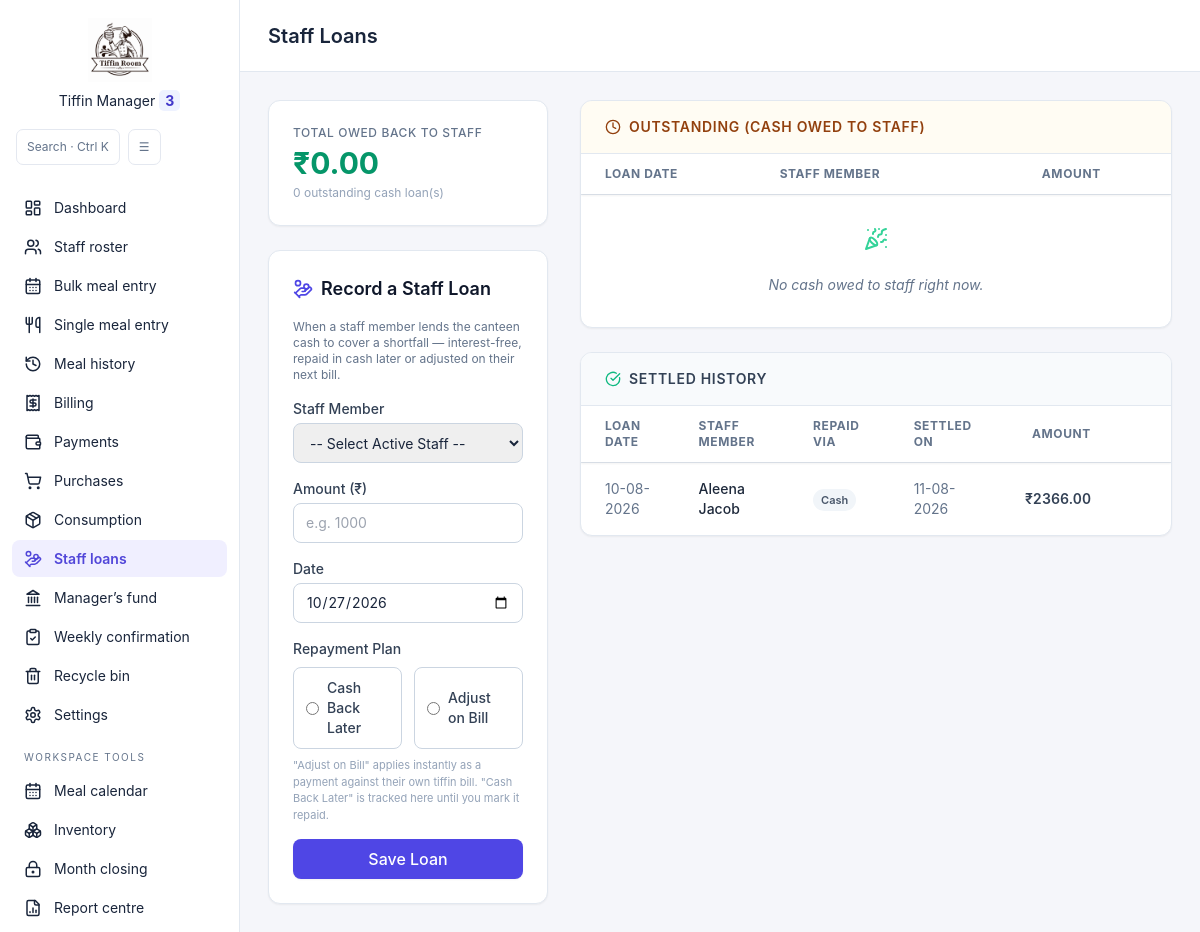
/staff-loans, run on the app's committed database.
### tables this page shows
CREATE TABLE "Staff_Loans_Raw" (
        loan_id INTEGER PRIMARY KEY AUTOINCREMENT,
        employee_id INTEGER,
        amount REAL,
        loan_date TEXT,
        repay_method TEXT,
        status TEXT DEFAULT 'outstanding',
        settled_date TEXT,
        linked_payment_id INTEGER
    , is_deleted INTEGER DEFAULT 0, deleted_at TEXT);

CREATE TABLE Employees (employee_id INTEGER PRIMARY KEY AUTOINCREMENT, name TEXT NOT NULL, department TEXT, is_active INTEGER DEFAULT 1, opening_balance REAL DEFAULT 0.0);

### app.py (the view, shortened to what this page needs)
@app.route("/staff-loans", methods=["GET", "POST"])
def staff_loans():
    success = request.args.get("success") == "1"
    conn = connect_db()
    cursor = conn.cursor()
    cursor.execute("SELECT employee_id, name FROM Employees WHERE is_active = 1 ORDER BY name ASC")
    employees = cursor.fetchall()
    cursor.execute("""
        SELECT sl.loan_id, e.name, sl.amount, sl.loan_date, sl.repay_method
        FROM Staff_Loans sl JOIN Employees e ON sl.employee_id = e.employee_id
        WHERE sl.status = 'outstanding'
        ORDER BY sl.loan_date ASC
    """)
    outstanding_loans = cursor.fetchall()
    cursor.execute("""
        SELECT sl.loan_id, e.name, sl.amount, sl.loan_date, sl.repay_method, sl.settled_date
        FROM Staff_Loans sl JOIN Employees e ON sl.employee_id = e.employee_id
        WHERE sl.status = 'settled'
        ORDER BY sl.settled_date DESC, sl.loan_id DESC
        LIMIT 50
    """)
    settled_loans = cursor.fetchall()
    total_outstanding_loans = sum(r[2] for r in outstanding_loans)
    outstanding_loans = [(r[0], r[1], r[2], to_dmy(r[3]), *r[4:]) for r in outstanding_loans]
    settled_loans = [(r[0], r[1], r[2], to_dmy(r[3]), r[4], to_dmy(r[5])) for r in settled_loans]
    conn.close()
    return render_template("staff_loans.html", employees=employees, outstanding_loans=outstanding_loans,
                           settled_loans=settled_loans, total_outstanding_loans=total_outstanding_loans, success=success)

### templates/staff_loans.html (shortened to what this page needs)
<!DOCTYPE html>
<html lang="en">
<head>
    <script src="/static/vendor/tailwind-3.4.17.js"></script>
<link rel="stylesheet" href="{{ url_for('static', filename='app.css') }}">
<meta name="csrf-token" content="{{ csrf_token }}"><meta name="submission-token" content="{{ submission_token() }}"><script src="{{ url_for('static', filename='app.js') }}"></script><link rel="stylesheet" href="/static/features.css"></head>
<body class="flex h-screen text-slate-800">
    {% include 'sidebar.html' %}
    <main class="flex-1 flex flex-col overflow-y-auto">
        <header class="h-16 bg-white border-b border-slate-200 flex items-center px-8 shrink-0">
            <h1 class="text-xl font-semibold">Staff Loans</h1>
        </header>
        <div class="p-8 max-w-6xl grid grid-cols-1 lg:grid-cols-3 gap-8">
            <div class="lg:col-span-1 space-y-6">
                <div class="bg-white rounded-xl border border-slate-200 shadow-sm p-6 {% if total_outstanding_loans > 0 %}border-l-4 border-l-amber-500{% endif %}">
                    <p class="text-xs font-medium text-slate-500 uppercase tracking-wider mb-1">Total Owed Back to Staff</p>
                    <p class="text-3xl font-bold {% if total_outstanding_loans > 0 %}text-amber-600{% else %}text-emerald-600{% endif %}">₹{{ "%.2f"|format(total_outstanding_loans) }}</p>
                    <p class="text-xs text-slate-400 mt-1">{{ outstanding_loans|length }} outstanding cash loan(s)</p>
                </div>
                <div class="bg-white rounded-xl border border-slate-200 shadow-sm p-6">
                    <h2 class="text-lg font-semibold text-slate-900 mb-4 flex items-center">
                        <i data-lucide="hand-coins" class="w-5 h-5 mr-2 text-indigo-600"></i> Record a Staff Loan
                    </h2>
                    <p class="text-xs text-slate-500 mb-4">When a staff member lends the canteen cash to cover a shortfall — interest-free, repaid in cash later or adjusted on their next bill.</p>
                    <form action="/staff-loans" method="POST" class="space-y-4"><input type="hidden" name="csrf_token" value="{{ csrf_token }}"><input type="hidden" name="submission_token" value="{{ submission_token() }}">
                        <div>
                            <label class="block text-sm font-medium text-slate-700 mb-1">Staff Member</label>
                            <select name="employee_id" required class="w-full border border-slate-300 rounded-lg px-3 py-2 text-sm focus:ring-2 focus:ring-indigo-500 outline-none">
                                <option value="">-- Select Active Staff --</option>
                            </select>
                        </div>
                        <div>
                            <label class="block text-sm font-medium text-slate-700 mb-1">Amount (₹)</label>
                            <input type="number" name="amount" step="1" required placeholder="e.g. 1000" class="w-full border border-slate-300 rounded-lg px-3 py-2 text-sm focus:ring-2 focus:ring-indigo-500 outline-none">
                        </div>
                        <div>
                            <label class="block text-sm font-medium text-slate-700 mb-1">Date</label>
                            <input type="date" name="loan_date" id="datePicker" required class="w-full border border-slate-300 rounded-lg px-3 py-2 text-sm focus:ring-2 focus:ring-indigo-500 outline-none">
                        </div>
                        <div>
                            <label class="block text-sm font-medium text-slate-700 mb-2">Repayment Plan</label>
                            <div class="grid grid-cols-2 gap-3">
                                <label class="flex items-center border border-slate-300 rounded-lg px-3 py-2.5 cursor-pointer has-[:checked]:border-amber-500 has-[:checked]:bg-amber-50 transition-colors">
                                    <input type="radio" name="repay_method" value="cash" required class="mr-2 accent-amber-600">
                                    <span class="text-sm font-medium text-slate-700">Cash Back Later</span>
                                </label>
                                <label class="flex items-center border border-slate-300 rounded-lg px-3 py-2.5 cursor-pointer has-[:checked]:border-emerald-500 has-[:checked]:bg-emerald-50 transition-colors">
                                    <input type="radio" name="repay_method" value="bill_credit" required class="mr-2 accent-emerald-600">
                                    <span class="text-sm font-medium text-slate-700">Adjust on Bill</span>
                                </label>
                            </div>
                            <p class="text-[11px] text-slate-400 mt-2">"Adjust on Bill" applies instantly as a payment against their own tiffin bill. "Cash Back Later" is tracked here until you mark it repaid.</p>
                        </div>
                        <button type="submit" class="w-full bg-indigo-600 text-white px-4 py-2 rounded-lg font-medium hover:bg-indigo-700 transition-colors shadow-sm">
                            Save Loan
                        </button>
                    </form>
                </div>
            </div>
            <div class="lg:col-span-2 space-y-6">
                <div class="bg-white rounded-xl border border-slate-200 shadow-sm overflow-hidden">
                    <div class="px-6 py-4 border-b border-slate-200 bg-amber-50/60">
                        <h2 class="text-sm font-semibold text-amber-800 uppercase tracking-wider flex items-center">
                            <i data-lucide="clock" class="w-4 h-4 mr-2"></i> Outstanding (Cash Owed to Staff)
                        </h2>
                    </div>
                    <div class="overflow-y-auto max-h-[320px]">
                        <table class="w-full text-left border-collapse">
                            <thead class="sticky top-0 bg-white shadow-sm z-10 border-b border-slate-200">
                                <tr class="text-xs font-semibold uppercase tracking-wider text-slate-500">
                                    <th class="px-6 py-3">Loan Date</th>
                                    <th class="px-6 py-3">Staff Member</th>
                                    <th class="px-6 py-3 text-right">Amount</th>
                                    <th class="px-4 py-3"></th>
                                </tr>
                            </thead>
                            <tbody class="divide-y divide-slate-100 text-sm">
                                {% for loan in outstanding_loans %}
                                <tr class="hover:bg-slate-50 transition-colors group">
                                    <td class="px-6 py-4 text-slate-600">{{ loan[3] }}</td>
                                    <td class="px-6 py-4 font-medium text-slate-900">{{ loan[1] }}</td>
                                    <td class="px-6 py-4 text-right font-semibold text-amber-600">₹{{ "%.2f"|format(loan[2]) }}</td>
                                    <td class="px-4 py-4 text-right whitespace-nowrap">
                                        <button type="button" onclick="openSettleModal('{{ loan[0] }}', '{{ loan[1] }}', '{{ "%.2f"|format(loan[2]) }}')" class="inline-flex items-center px-3 py-1.5 bg-emerald-600 text-white rounded font-medium hover:bg-emerald-700 transition-colors shadow-sm text-xs mr-2">
                                            <i data-lucide="check" class="w-3.5 h-3.5 mr-1"></i> Mark Repaid
                                        </button>
                                        <button type="button" onclick="openDeleteLoanModal('{{ loan[0] }}')" class="text-slate-400 hover:text-rose-600 p-1 transition-colors" title="Delete">
                                            <i data-lucide="trash-2" class="w-4 h-4"></i>
                                        </button>
                                    </td>
                                </tr>
                                {% else %}
                                <tr>
                                    <td colspan="4" class="px-6 py-8 text-center text-slate-500 italic">
                                        <i data-lucide="party-popper" class="w-6 h-6 text-emerald-400 mx-auto mb-1"></i><br>
                                        No cash owed to staff right now.
                                    </td>
                                </tr>
                                {% endfor %}
                            </tbody>
                        </table>
                    </div>
                </div>
                <div class="bg-white rounded-xl border border-slate-200 shadow-sm overflow-hidden">
                    <div class="px-6 py-4 border-b border-slate-200 bg-slate-50">
                        <h2 class="text-sm font-semibold text-slate-700 uppercase tracking-wider flex items-center">
                            <i data-lucide="check-circle" class="w-4 h-4 mr-2 text-emerald-500"></i> Settled History
                        </h2>
                    </div>
                    <div class="overflow-y-auto max-h-[320px]">
                        <table class="w-full text-left border-collapse">
                            <thead class="sticky top-0 bg-white shadow-sm z-10 border-b border-slate-200">
                                <tr class="text-xs font-semibold uppercase tracking-wider text-slate-500">
                                    <th class="px-6 py-3">Loan Date</th>
                                    <th class="px-6 py-3">Staff Member</th>
                                    <th class="px-6 py-3">Repaid Via</th>
                                    <th class="px-6 py-3">Settled On</th>
                                    <th class="px-6 py-3 text-right">Amount</th>
                                    <th class="px-4 py-3"></th>
                                </tr>
                            </thead>
                            <tbody class="divide-y divide-slate-100 text-sm">
                                {% for loan in settled_loans %}
                                <tr class="hover:bg-slate-50 transition-colors group">
                                    <td class="px-6 py-4 text-slate-500">{{ loan[3] }}</td>
                                    <td class="px-6 py-4 font-medium text-slate-800">{{ loan[1] }}</td>
                                    <td class="px-6 py-4">
                                        {% if loan[4] == 'bill_credit' %}
                                        <span class="bg-emerald-100 text-emerald-700 text-[11px] font-semibold px-2 py-1 rounded-full">Bill Credit</span>
                                        {% else %}
                                        <span class="bg-slate-100 text-slate-600 text-[11px] font-semibold px-2 py-1 rounded-full">Cash</span>
                                        {% endif %}
                                    </td>
                                    <td class="px-6 py-4 text-slate-500">{{ loan[5] }}</td>
                                    <td class="px-6 py-4 text-right font-semibold text-slate-700">₹{{ "%.2f"|format(loan[2]) }}</td>
                                    <td class="px-4 py-4 text-right whitespace-nowrap">
                                    </td>
                                </tr>
                                {% else %}
                                <tr>
                                    <td colspan="6" class="px-6 py-8 text-center text-slate-500 italic">No settled loans yet.</td>
                                </tr>
                                {% endfor %}
                            </tbody>
                        </table>
                    </div>
                </div>
            </div>
        </div>
    </main>
{% include 'features/command.html' %}<script src="/static/features.js" defer></script></body>
</html>

### data on the page
Staff_Loans_Raw: loan_date "10-08-2026", name "Aleena Jacob", repay_method "Cash", settled_date "11-08-2026", amount "2366.00"

### other printed values
{{ "%.2f"|format(total_outstanding_loans) }} "0.00"
{{ outstanding_loans|length }} "0"
